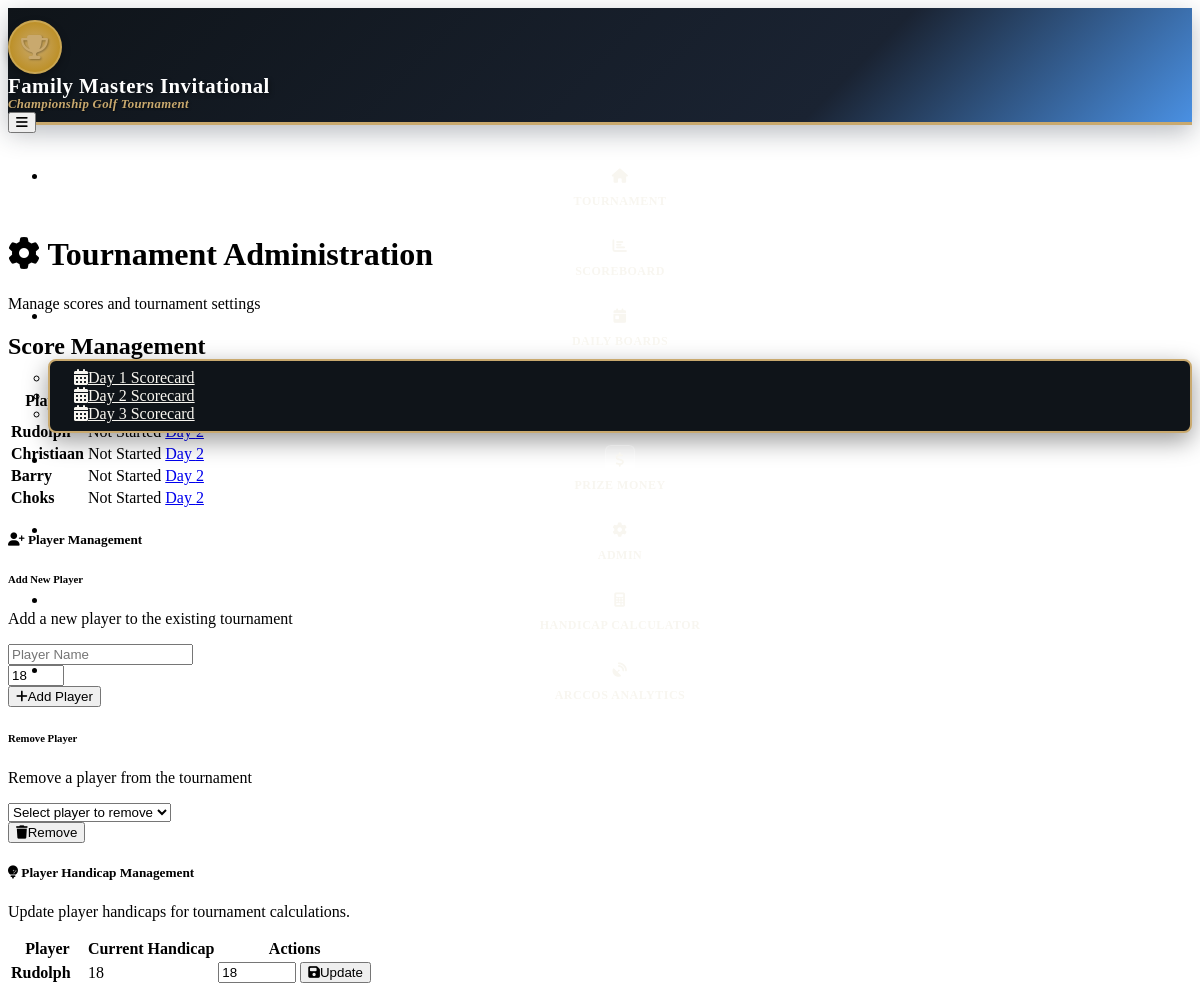
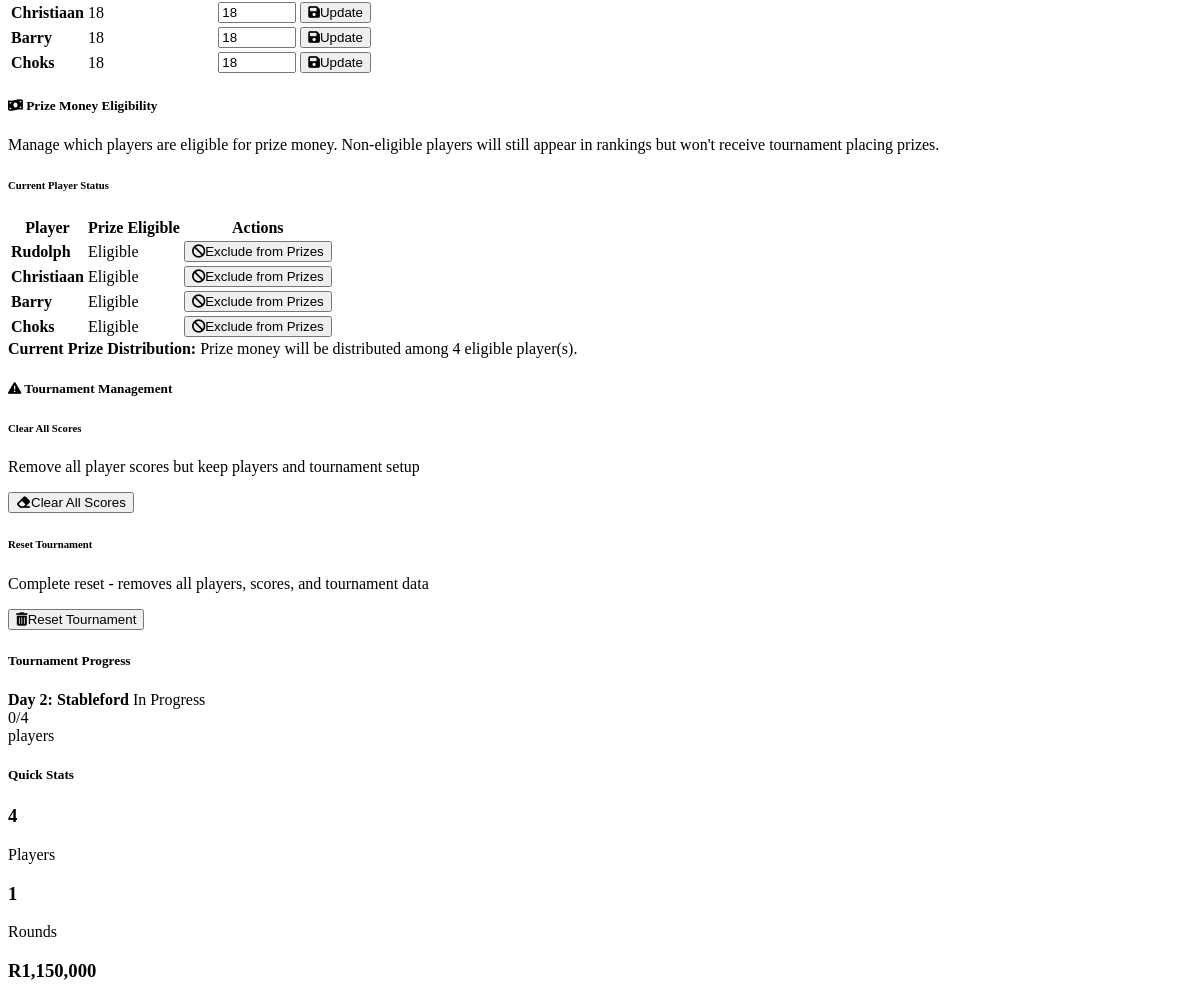
The page /day/2 (upper part) on the database as committed earlier (2 pictures, top to bottom).
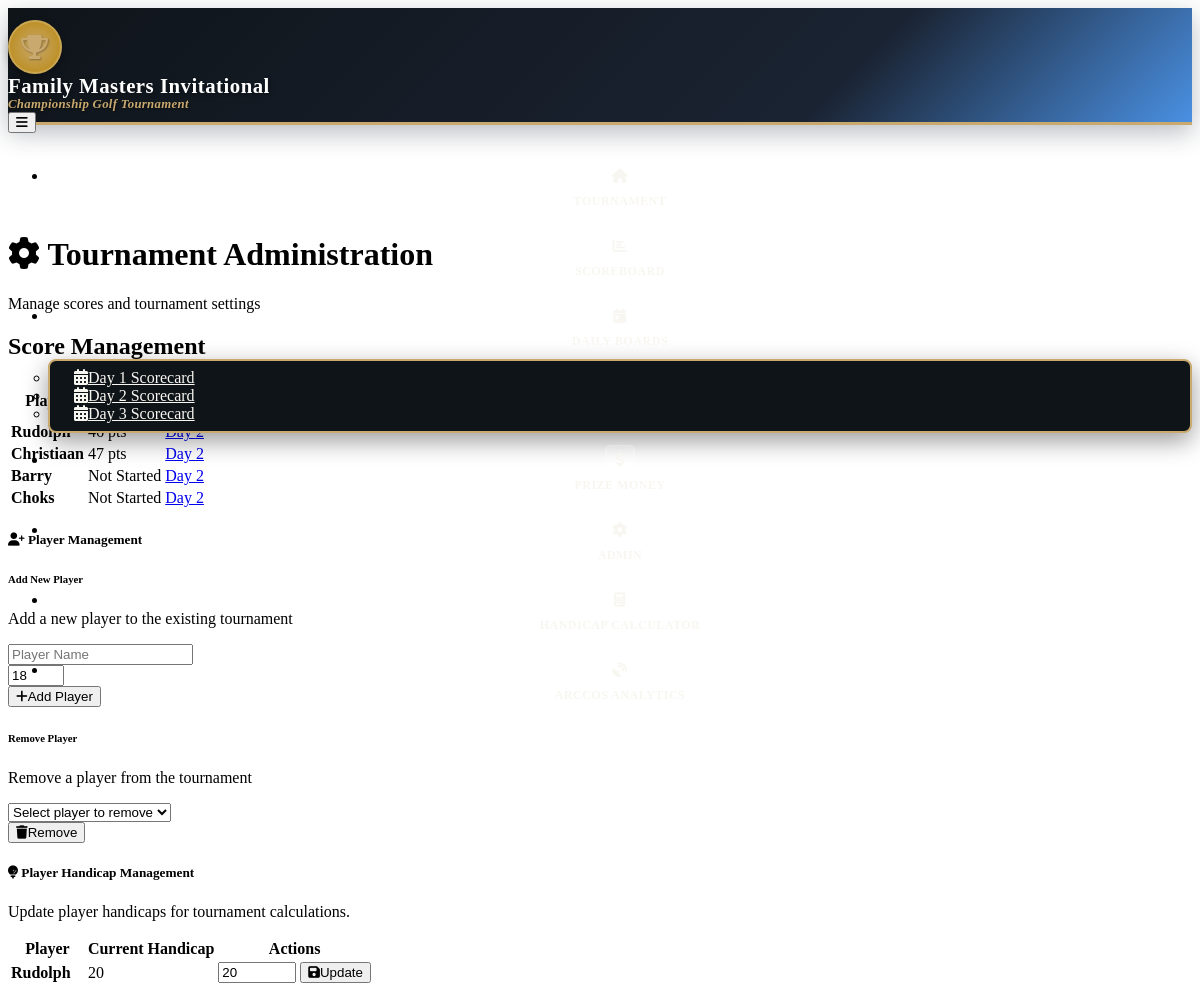
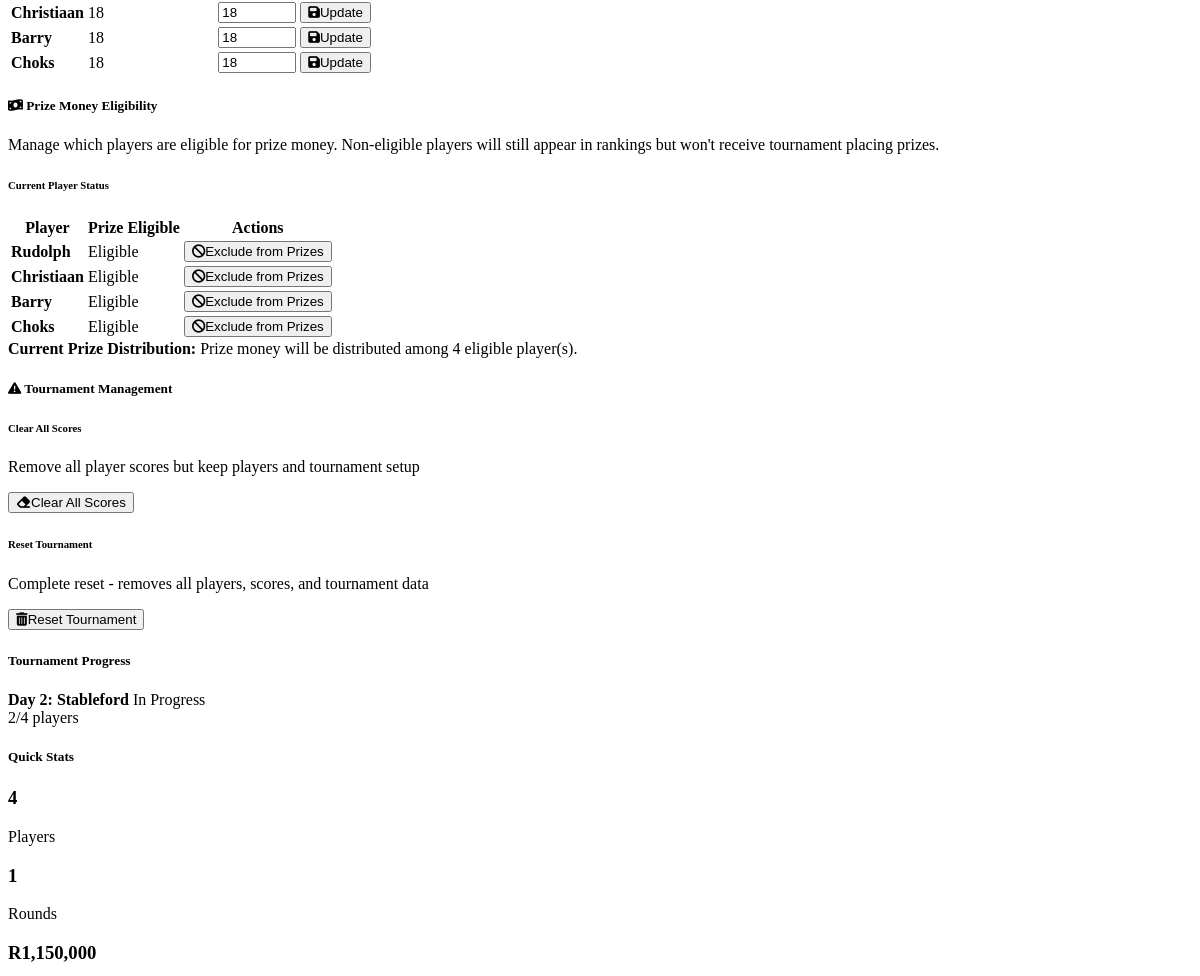
The same page on the database as committed later (2 pictures, top to bottom).
### models.py (models this page shows, shortened)
class Round(db.Model):
    id = db.Column(db.Integer, primary_key=True)
    tournament_id = db.Column(db.Integer, db.ForeignKey('tournament.id'), nullable=False)
    day = db.Column(db.Integer, nullable=False)  # 1, 2, or 3
    format = db.Column(db.String(50), nullable=False)  # 'stroke_play', 'stableford', 'scramble'
    date = db.Column(db.Date, nullable=False)
    completed = db.Column(db.Boolean, default=False)
    scores = db.relationship('Score', backref='round', lazy=True)

class Player(db.Model):
    id = db.Column(db.Integer, primary_key=True)
    name = db.Column(db.String(100), nullable=False)
    tournament_id = db.Column(db.Integer, db.ForeignKey('tournament.id'), nullable=False)
    handicap = db.Column(db.Integer, default=0)
    prize_eligible = db.Column(db.Boolean, default=True)  # New field for prize eligibility
    created_at = db.Column(db.DateTime, default=datetime.utcnow)
    scores = db.relationship('Score', backref='player', lazy=True)

class Score(db.Model):
    id = db.Column(db.Integer, primary_key=True)
    player_id = db.Column(db.Integer, db.ForeignKey('player.id'), nullable=False)
    round_id = db.Column(db.Integer, db.ForeignKey('round.id'), nullable=False)
    hole_1 = db.Column(db.Integer)
    hole_2 = db.Column(db.Integer)
    hole_3 = db.Column(db.Integer)
    hole_4 = db.Column(db.Integer)
    hole_5 = db.Column(db.Integer)
    hole_6 = db.Column(db.Integer)
    hole_7 = db.Column(db.Integer)
    hole_8 = db.Column(db.Integer)
    hole_9 = db.Column(db.Integer)
    hole_10 = db.Column(db.Integer)
    hole_11 = db.Column(db.Integer)
    hole_12 = db.Column(db.Integer)
    hole_13 = db.Column(db.Integer)
    hole_14 = db.Column(db.Integer)
    hole_15 = db.Column(db.Integer)
    hole_16 = db.Column(db.Integer)
    hole_17 = db.Column(db.Integer)
    hole_18 = db.Column(db.Integer)
    total_strokes = db.Column(db.Integer)
    stableford_points = db.Column(db.Integer)
    created_at = db.Column(db.DateTime, default=datetime.utcnow)
    updated_at = db.Column(db.DateTime, default=datetime.utcnow, onupdate=datetime.utcnow)

### routes.py (the view)
@app.route('/day/<int:day>')
def day_scorecard(day):
    tournament = Tournament.query.first()
    if not tournament:
        return redirect(url_for('player_setup'))
    round_obj = Round.query.filter_by(tournament_id=tournament.id, day=day).first()
    if not round_obj:
        flash(f'Day {day} round not found. Please setup the tournament first.', 'error')
        return redirect(url_for('admin'))
    players = Player.query.filter_by(tournament_id=tournament.id).all()
    return render_template('admin.html',
                         tournament=tournament,
                         players=players,
                         rounds=[round_obj],
                         tournament_formats=TOURNAMENT_FORMATS,
                         selected_day=day)

### templates/admin.html (shortened to what the changed rows need)
{% extends "base.html" %}
{% block content %}
<div class="container">
    <div class="row mb-4">
        <div class="col-12">
            <div class="card bg-primary">
                <div class="card-body">
                    <h1 class="card-title text-white mb-0">
                        <i class="fas fa-cog me-2"></i>
                        Tournament Administration
                    </h1>
                </div>
            </div>
        </div>
    </div>
    <div class="row mb-4">
        <div class="col-12">
            <h2 class="mb-3">Score Management</h2>
            <div class="card">
                <div class="card-body">
                    <div class="table-responsive">
                        <table class="table table-hover">
                            <thead class="table-dark">
                                <tr>
                                    <th>Player</th>
                                    {% for round in rounds %}
                                    <th class="text-center">
                                        Day {{ round.day }}<br>
                                        <small>{{ tournament_formats[round.day].name }}</small>
                                    </th>
                                    {% endfor %}
                                    <th>Actions</th>
                                </tr>
                            </thead>
                            <tbody>
                                {% for player in players %}
                                <tr>
                                    <td><strong>{{ player.name }}</strong></td>
                                    {% for round in rounds %}
                                    <td class="text-center">
                                        {% set score = player.scores|selectattr('round_id', 'equalto', round.id)|first %}
                                        {% if score and score.total_strokes %}
                                            {% if round.format == 'stableford' %}
                                                <span class="badge bg-success">{{ score.stableford_points }} pts</span>
                                            {% else %}
                                                <span class="badge bg-info">{{ score.total_strokes }}</span>
                                            {% endif %}
                                        {% else %}
                                            <span class="text-muted">Not Started</span>
                                        {% endif %}
                                    </td>
                                    {% endfor %}
                                    <td>
                                        <div class="btn-group" role="group">
                                            {% for round in rounds %}
                                            <a href="{{ url_for('scorecard', player_id=player.id, round_id=round.id) }}"
                                               class="btn btn-sm btn-outline-primary">
                                                Day {{ round.day }}
                                            </a>
                                            {% endfor %}
                                        </div>
                                    </td>
                                </tr>
                                {% endfor %}
                            </tbody>
                        </table>
                    </div>
                </div>
            </div>
        </div>
    </div>
    <div class="row mb-4">
        <div class="col-12">
            <div class="card border-warning">
                <div class="card-body">
                    <div class="table-responsive">
                        <table class="table table-sm">
                            <thead class="table-light">
                                <tr>
                                    <th>Player</th>
                                    <th class="text-center">Current Handicap</th>
                                    <th class="text-center">Actions</th>
                                </tr>
                            </thead>
                            <tbody>
                                {% for player in players %}
                                <tr>
                                    <td><strong>{{ player.name }}</strong></td>
                                    <td class="text-center">
                                        <span class="badge bg-primary">{{ player.handicap }}</span>
                                    </td>
                                    <td class="text-center">
                                        <form method="POST" action="{{ url_for('update_player_handicap') }}" style="display: inline;" class="d-flex align-items-center justify-content-center">
                                            <input type="number" name="new_handicap" value="{{ player.handicap }}"
                                                   min="0" max="36" class="form-control form-control-sm me-2"
                                                   style="width: 70px;" required>
                                            <button type="submit" class="btn btn-sm btn-warning">
                                                <i class="fas fa-save me-1"></i>Update
                                            </button>
                                        </form>
                                    </td>
                                </tr>
                                {% endfor %}
                            </tbody>
                        </table>
                    </div>
                </div>
            </div>
        </div>
    </div>
    <div class="row mb-4">
        <div class="col-12">
                <div class="card-body">
                    <div class="row">
                        <div class="col-12">
                            <div class="table-responsive">
                                <table class="table table-sm">
                                    <thead class="table-light">
                                        <tr>
                                            <th>Player</th>
                                            <th>Prize Eligible</th>
                                            <th>Actions</th>
                                        </tr>
                                    </thead>
                                    <tbody>
                                        {% for player in players %}
                                        <tr>
                                            <td><strong>{{ player.name }}</strong></td>
                                            <td>
                                                {% if player.prize_eligible %}
                                                    <span class="badge bg-success">Eligible</span>
                                                {% else %}
                                                    <span class="badge bg-warning">Not Eligible</span>
                                                {% endif %}
                                            </td>
                                            <td>
                                                <form method="POST" action="{{ url_for('toggle_prize_eligibility') }}" style="display: inline;">
                                                    {% if player.prize_eligible %}
                                                        <button type="submit" class="btn btn-warning btn-sm"
                                                                onclick="return confirm('Are you sure you want to exclude {{ player.name }} from prize money? They will still appear in rankings.')">
                                                            <i class="fas fa-ban me-1"></i>Exclude from Prizes
                                                        </button>
                                                    {% else %}
                                                        <input type="hidden" name="action" value="include">
                                                        <button type="submit" class="btn btn-success btn-sm">
                                                            <i class="fas fa-check me-1"></i>Include in Prizes
                                                        </button>
                                                    {% endif %}
                                                </form>
                                            </td>
                                        </tr>
                                        {% endfor %}
                                    </tbody>
                                </table>
                            </div>
                        </div>
                    </div>
                                {% set eligible_count = players|selectattr('prize_eligible')|list|length %}
                </div>
            </div>
        </div>
    </div>
    <div class="row mb-4">
        <div class="col-md-6">
            <div class="card">
                <div class="card-body">
                    {% for round in rounds %}
                    <div class="mb-3">
                        <div class="d-flex justify-content-between align-items-center mb-1">
                            <span><strong>Day {{ round.day }}: {{ tournament_formats[round.day].name }}</strong></span>
                            {% if round.completed %}
                                <span class="badge bg-success">Completed</span>
                            {% else %}
                                <span class="badge bg-warning">In Progress</span>
                            {% endif %}
                        </div>
                        <div class="progress">
                            {% set completed_scores = round.scores|selectattr('total_strokes')|list|length %}
                            {% set progress = (completed_scores / players|length * 100) if players else 0 %}
                            <div class="progress-bar" style="width: {{ progress }}%">
                                {{ completed_scores }}/{{ players|length }} players
                            </div>
                        </div>
                    </div>
                    {% endfor %}
                </div>
            </div>
        </div>
    </div>
{% endblock %}

Rows that differ between the two databases and show on the page:
changed Player "Rudolph": handicap "18" → "20"; new_handicap "18" → "20"
computed for Round "Stableford": completed "0" → "2"; text "Not Started" → "pts"
added Score: stableford_points "47"
